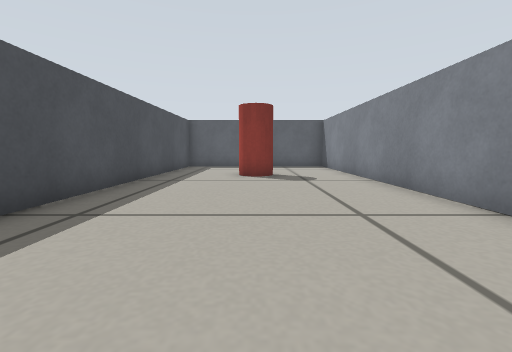
[1] (above)

16 first-person views from a walk through a world built for the Gazebo simulator. The camera is 0.23 m above the floor, tilts 6° down and sees 90° across. The floor is counted in squares, 0.25 m on a side. Each view is taken from the middle of a square. On the plan, view 1 faces up. The plan holds only what a view shows up to about 10 squares ahead; the rest is blank.

[2]
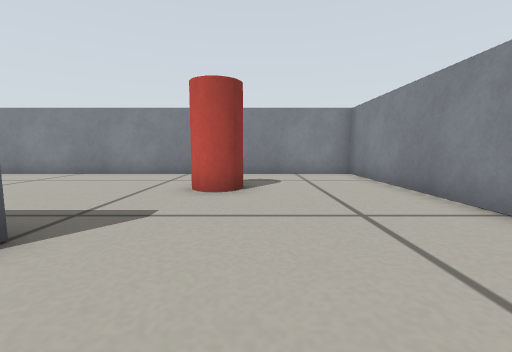

[3]
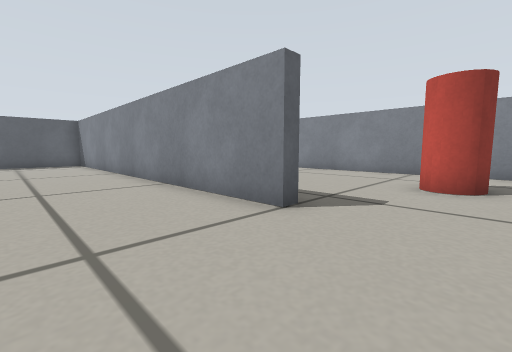

[4]
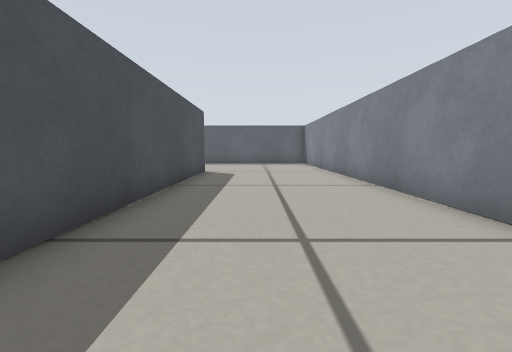

[5]
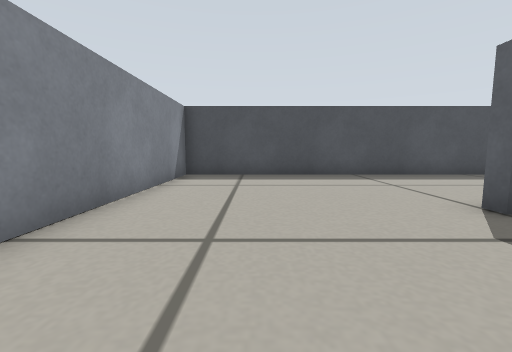

[6]
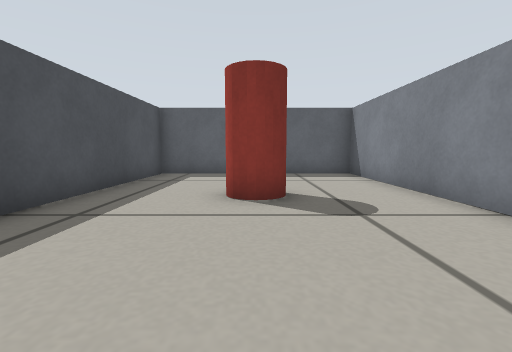

[7]
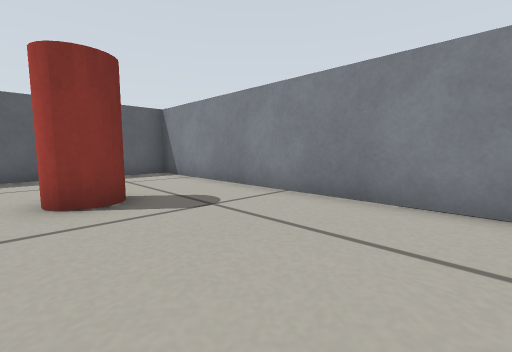

[8]
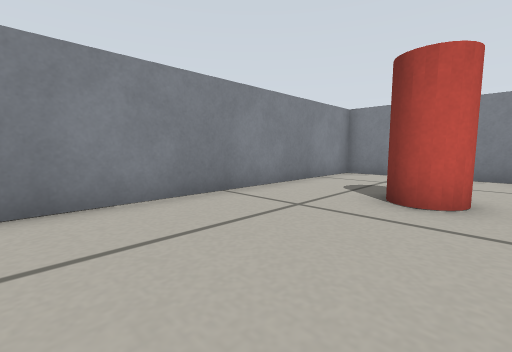

[9]
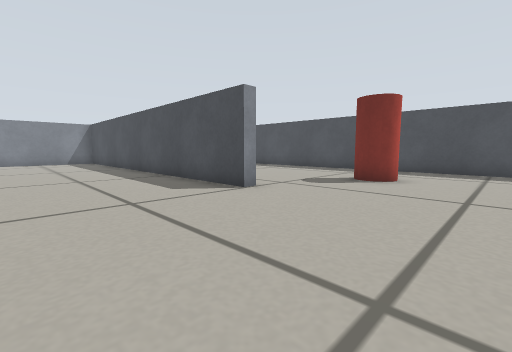

[10]
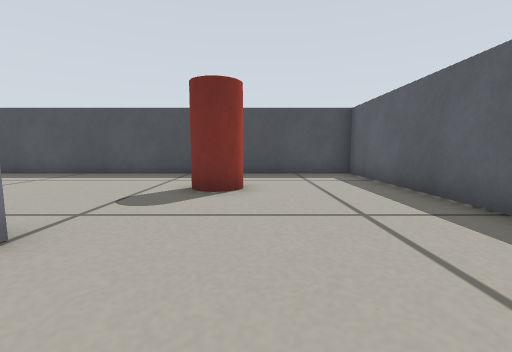

[11]
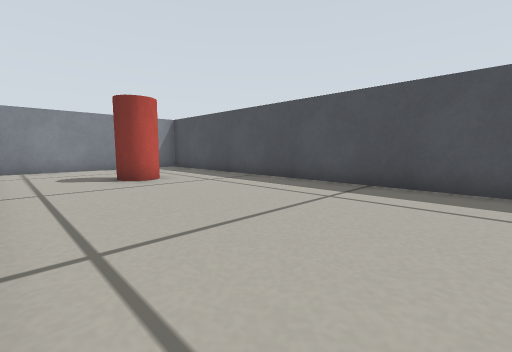

[12]
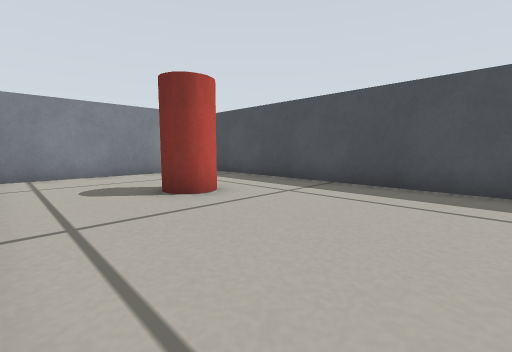

[13]
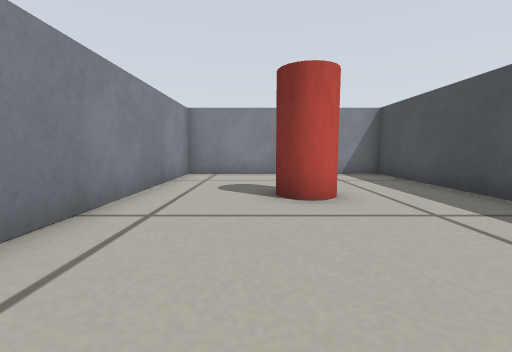

[14]
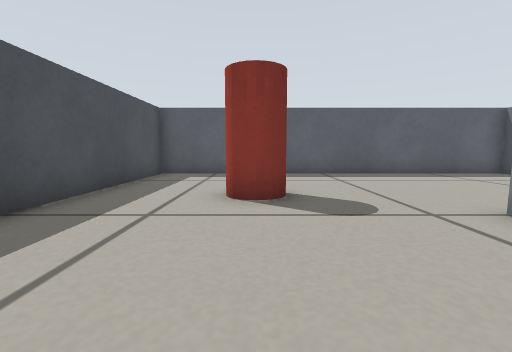

[15]
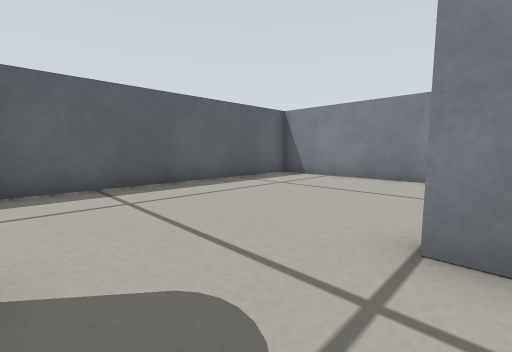

[16]
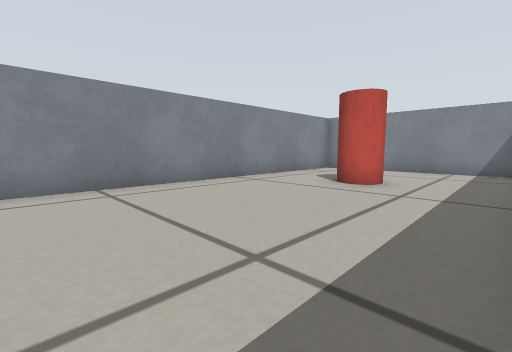

### Floor plan
Points are (right, up) in squares from view 1. A wall is a line through its corners. A room is listed if a view was taken in it or the views show most of it. See-through windows are left out.
Room 1 (views 1, 2, 3, 4, 5, 6, 7, 8)
walls: (-3.4, -0.5) (-3.9, -0.5) (-3.9, 8.5); (-9.1, 7.5) (-9.1, -6.5) (3.5, -6.5) (3.5, 13.5) (-3.5, 13.5) (-3.5, 3.4)
ways out: opening at (-6.5, 7.8) to room 2
objects: pillar (0, -3) to (0, -2); pillar (0, 9) to (0, 10)
Room 2 (views 9, 10, 11, 12, 13, 14, 15, 16)
walls: (-9.5, 6.9) (-9.5, 7.5) (-9.1, 7.5); (-3.9, 8.5) (-3.9, 13.5) (-16.5, 13.5) (-16.5, -6.5) (-9.5, -6.5) (-9.5, 5.1)
ways out: opening at (-6.5, 7.8) to room 1
objects: pillar (-13, -3) to (-13, -2); pillar (-13, 9) to (-13, 10)

Where each view was taken, in squares from view 1:
view 1: 0 up, 0 right, facing up
view 2: 3 down, 6 left, facing right
view 3: 3 down, 7 left, facing up-right
view 4: 3 down, 7 left, facing up
view 5: 4 down, 0 right, facing left
view 6: 4 up, 0 right, facing up
view 7: 4 up, 1 left, facing up-right
view 8: 3 up, 1 left, facing down-right
view 9: 12 up, 5 left, facing down-left
view 10: 10 up, 7 left, facing left
view 11: 6 up, 10 left, facing down-left
view 12: 3 up, 10 left, facing down-left
view 13: 3 up, 12 left, facing down
view 14: 4 up, 13 left, facing up
view 15: 7 up, 12 left, facing up-right
view 16: 5 up, 16 left, facing down-right
